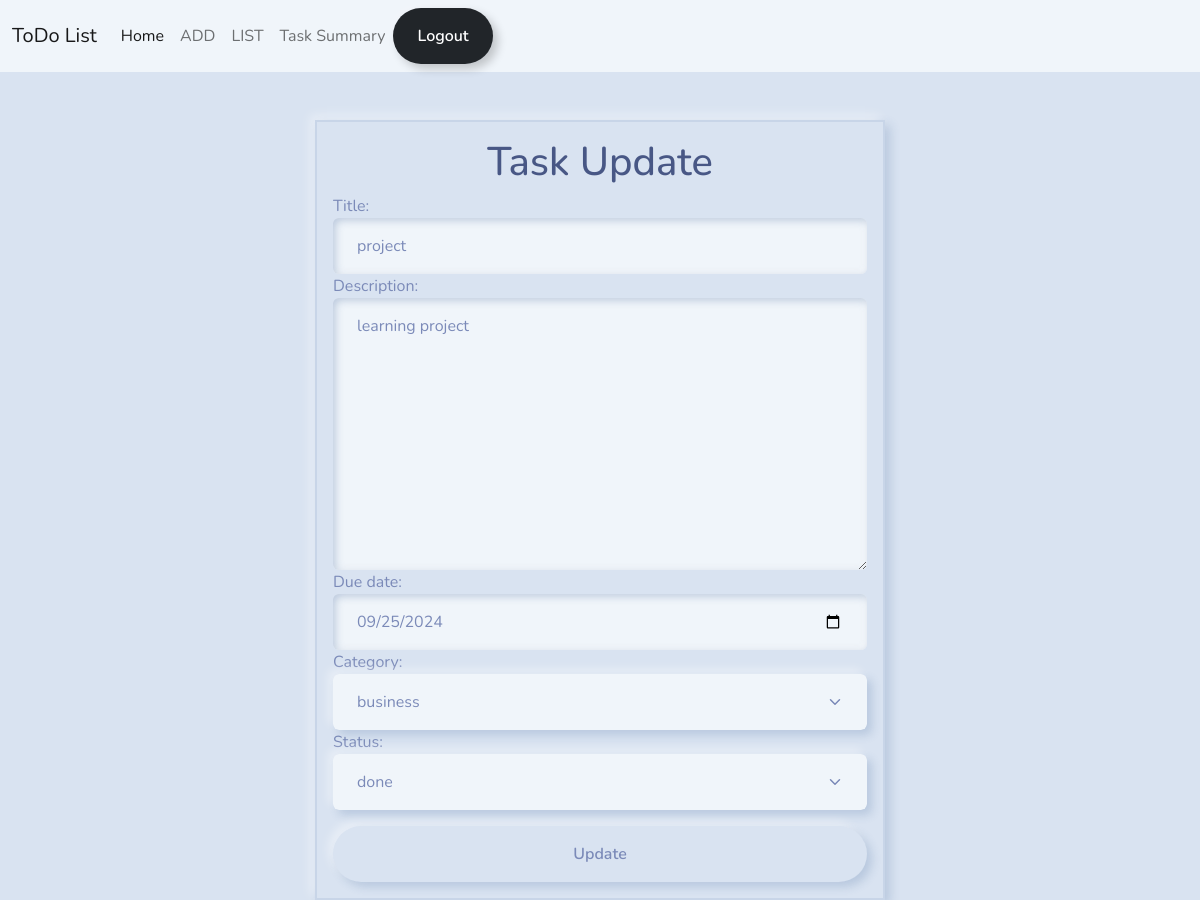
The page /tasks/1/change/ (signed in) on the database its author committed.
### notes/models.py (models this page shows, shortened)
class Task(models.Model):
     title=models.CharField(max_length=200)
     description=models.TextField()
     created_date=models.DateTimeField(auto_now_add=True)
     due_date=models.DateTimeField(null=True)
     category_choices=(
        ("personal","personal"),
        ("business","business")
    )
     category=models.CharField(max_length=200,choices=category_choices,default="personal")
     status_choices=(
        ("pending","pending"),
        ("in-progress","in-progress"),
        ("done","done")
    )
     status=models.CharField(max_length=200,choices=status_choices,default="pending")
     updated_date=models.DateTimeField(auto_now=True)
     user=models.ForeignKey(User,on_delete=models.CASCADE)

### notes/views.py (the view, shortened to what this page needs)
# urls.py: path('tasks/<int:pk>/change/',views.TaskUpdateView.as_view(),name='task-update'),
@method_decorator(decs,name='dispatch')
class TaskUpdateView(View):
    def get(self,request,*args,**kwargs):
        id=kwargs.get("pk")
        task_obj=Task.objects.get(id=id)
        form_instance=TaskForm(instance=task_obj)
        form_instance.fields['status']=forms.ChoiceField(choices=Task.status_choices,widget=forms.Select(attrs={'class':'form-control form-select'}),initial=task_obj.status)
        return render(request,'taskedit.html',{'form':form_instance})

### notes/forms.py
class TaskForm(forms.ModelForm):
    class Meta:
        model=Task
        exclude=("created_date","status",'updated_date','user')
        widgets={
            "title":forms.TextInput(attrs={'class':'form-control'}),
            "description":forms.Textarea(attrs={'class':'form-control'}),
            "due_date":forms.DateInput(attrs={'class':'form-control',"type":"date"}),
            "category":forms.Select(attrs={'class':'form-control form-select'}),
        }

### notes/templates/taskedit.html (shortened to what this page needs)
{%extends 'base.html'%}
{%block main_block%}
<div class="container mt-5">
    <div class="row">
        <div class="col-3"></div>
        <div class="col-6 shadow border border-2 p-3">
            <form action="" method="post">
                <h1 class="text-center">Task Update</h1>
                {{form}}
                <button type="submit" class="btn form-control btn-secondary mt-3">Update</button>
            </form>
        </div>
        <div class="col-3"></div>
    </div>
</div>
{%endblock%}

### rows shown on the page
Task: title "project", description "learning project", due_date "09/25/2024", category "business", status "done"
